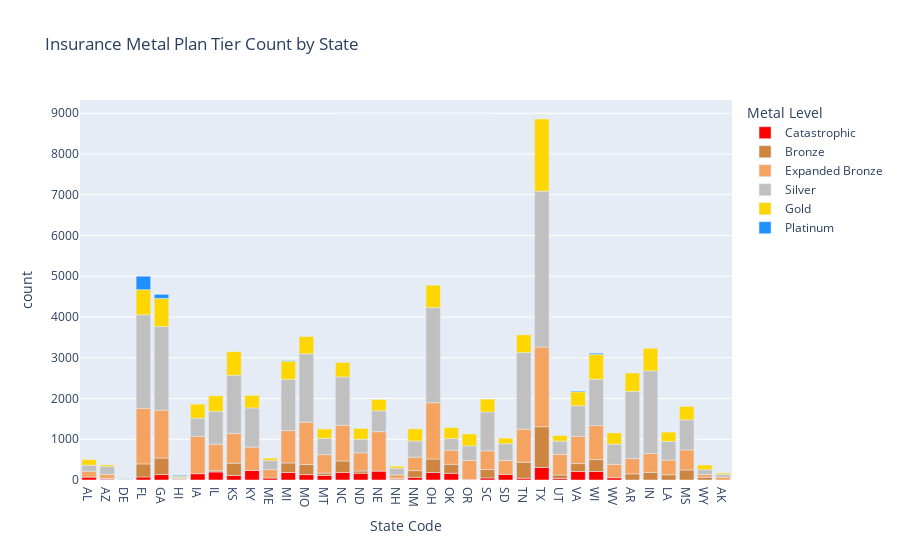

Notebook code for this chart:
### Code cell
fig = px.bar(statemetal_df, x="State Code", y="count", color="Metal Level", title="Insurance Metal Plan Tier Count by State", color_discrete_map={
        'Bronze': 'peru',
        'Expanded Bronze': 'sandybrown',
        'Silver': 'silver',
        'Gold': 'gold',
        'Catastrophic': 'red',
        'Platinum': 'dodgerblue'
    })
fig

### Figure 1 — Plotly figure (JSON) as saved in the notebook; plotly's stock layout.template omitted (floating-point values rounded to 4 significant figures)
{"data": [{"alignmentgroup": "True", "hovertemplate": "Metal Level=Catastrophic<br>State Code=%{x}<br>count=%{y}<extra></extra>", "legendgroup": "Catastrophic", "marker": {"color": "red"}, "name": "Catastrophic", "offsetgroup": "Catastrophic", "orientation": "v", "showlegend": true, "textposition": "auto", "type": "bar", "x": ["AL", "AZ", "DE", "FL", "GA", "HI", "IA", "IL", "KS", "KY", "ME", "MI", "MO", "MT", "NC", "ND", "NE", "NH", "NM", "OH", "OK", "OR", "SC", "SD", "TN", "TX", "UT", "VA", "WI", "WV"], "xaxis": "x", "y": [71, 19, 3, 74, 134, 5, 155, 198, 112, 234, 48, 183, 133, 112, 186, 166, 218, 19, 66, 185, 164, 13, 52, 138, 44, 308, 38, 208, 209, 55], "yaxis": "y"}, {"alignmentgroup": "True", "hovertemplate": "Metal Level=Bronze<br>State Code=%{x}<br>count=%{y}<extra></extra>", "legendgroup": "Bronze", "marker": {"color": "peru"}, "name": "Bronze", "offsetgroup": "Bronze", "orientation": "v", "showlegend": true, "textposition": "auto", "type": "bar", "x": ["AR", "AZ", "FL", "GA", "HI", "IL", "IN", "KS", "LA", "MI", "MO", "MS", "MT", "NC", "ND", "NH", "NM", "OH", "OK", "SC", "TN", "TX", "UT", "VA", "WI", "WY"], "xaxis": "x", "y": [150, 20, 320, 404, 5, 30, 187, 300, 128, 235, 249, 246, 56, 281, 55, 20, 165, 330, 222, 205, 392, 999, 85, 195, 292, 69], "yaxis": "y"}, {"alignmentgroup": "True", "hovertemplate": "Metal Level=Expanded Bronze<br>State Code=%{x}<br>count=%{y}<extra></extra>", "legendgroup": "Expanded Bronze", "marker": {"color": "sandybrown"}, "name": "Expanded Bronze", "offsetgroup": "Expanded Bronze", "orientation": "v", "showlegend": true, "textposition": "auto", "type": "bar", "x": ["AK", "AL", "AR", "AZ", "DE", "FL", "GA", "HI", "IA", "IL", "IN", "KS", "KY", "LA", "ME", "MI", "MO", "MS", "MT", "NC", "ND", "NE", "NH", "NM", "OH", "OK", "OR", "SC", "SD", "TN", "TX", "UT", "VA", "WI", "WV", "WY"], "xaxis": "x", "y": [70, 146, 375, 101, 9, 1365, 1176, 25, 917, 650, 463, 732, 574, 360, 208, 794, 1038, 492, 455, 876, 445, 968, 87, 330, 1381, 346, 466, 458, 342, 811, 1958, 508, 669, 835, 330, 69], "yaxis": "y"}, {"alignmentgroup": "True", "hovertemplate": "Metal Level=Silver<br>State Code=%{x}<br>count=%{y}<extra></extra>", "legendgroup": "Silver", "marker": {"color": "silver"}, "name": "Silver", "offsetgroup": "Silver", "orientation": "v", "showlegend": true, "textposition": "auto", "type": "bar", "x": ["AK", "AL", "AR", "AZ", "DE", "FL", "GA", "HI", "IA", "IL", "IN", "KS", "KY", "LA", "ME", "MI", "MO", "MS", "MT", "NC", "ND", "NE", "NH", "NM", "OH", "OK", "OR", "SC", "SD", "TN", "TX", "UT", "VA", "WI", "WV", "WY"], "xaxis": "x", "y": [64, 146, 1650, 191, 9, 2293, 2049, 30, 445, 806, 2027, 1424, 960, 460, 222, 1254, 1678, 738, 399, 1186, 335, 512, 165, 396, 2334, 283, 358, 954, 411, 1878, 3823, 322, 747, 1136, 495, 115], "yaxis": "y"}, {"alignmentgroup": "True", "hovertemplate": "Metal Level=Gold<br>State Code=%{x}<br>count=%{y}<extra></extra>", "legendgroup": "Gold", "marker": {"color": "gold"}, "name": "Gold", "offsetgroup": "Gold", "orientation": "v", "showlegend": true, "textposition": "auto", "type": "bar", "x": ["AK", "AL", "AR", "AZ", "DE", "FL", "GA", "HI", "IA", "IL", "IN", "KS", "KY", "LA", "ME", "MI", "MO", "MS", "MT", "NC", "ND", "NE", "NH", "NM", "OH", "OK", "OR", "SC", "SD", "TN", "TX", "UT", "VA", "WI", "WV", "WY"], "xaxis": "x", "y": [35, 138, 450, 39, 9, 619, 694, 30, 344, 381, 555, 580, 309, 227, 58, 451, 422, 328, 231, 355, 264, 278, 49, 297, 549, 274, 293, 316, 135, 437, 1770, 138, 344, 608, 275, 115], "yaxis": "y"}, {"alignmentgroup": "True", "hovertemplate": "Metal Level=Platinum<br>State Code=%{x}<br>count=%{y}<extra></extra>", "legendgroup": "Platinum", "marker": {"color": "dodgerblue"}, "name": "Platinum", "offsetgroup": "Platinum", "orientation": "v", "showlegend": true, "textposition": "auto", "type": "bar", "x": ["DE", "FL", "GA", "HI", "MI", "VA", "WI"], "xaxis": "x", "y": [6, 329, 98, 20, 14, 20, 30], "yaxis": "y"}], "layout": {"barmode": "relative", "legend": {"title": {"text": "Metal Level"}, "tracegroupgap": 0}, "title": {"text": "Insurance Metal Plan Tier Count by State"}, "xaxis": {"anchor": "y", "domain": [0, 1], "title": {"text": "State Code"}}, "yaxis": {"anchor": "x", "domain": [0, 1], "title": {"text": "count"}}}}
